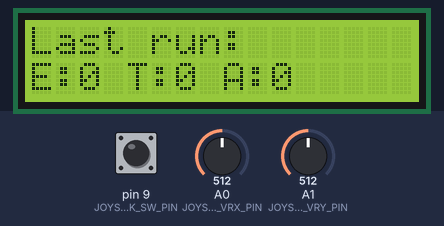
A sketch run on a simulated Arduino Uno, built with avr-gcc and run on an emulated ATmega328P. Shown: 16×2 character LCD. Inputs (shaded band) come from the test bench; at power-on: pin 9 (JOYSTICK_SW_PIN) HIGH, A0 (JOYSTICK_VRX_PIN) = 512, A1 (JOYSTICK_VRY_PIN) = 512. Random numbers use the default seed unless the sketch sets one.

Above: at 1.2 s.
1.3 s: pin 9 (JOYSTICK_SW_PIN) pulled LOW for 0.15 s
At 2.4 s:
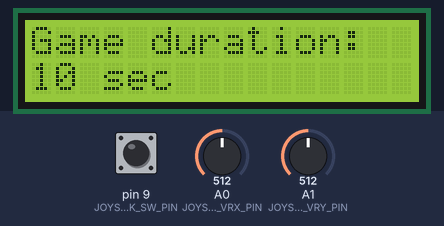
At 4.2 s:
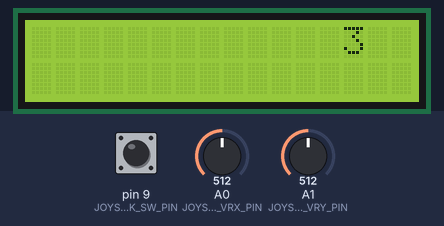
4.4 s: A0 (JOYSTICK_VRX_PIN) set to 406
7.4 s: A0 (JOYSTICK_VRX_PIN) set to 392
10.4 s: pin 9 (JOYSTICK_SW_PIN) pulled LOW for 1 s
At 25.2 s:
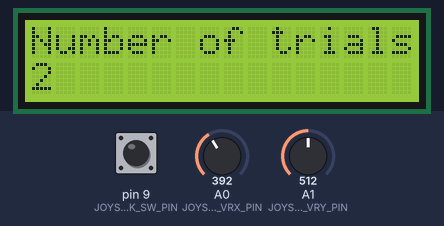
Timing chart, 0 to 26.7 s (numbered marks = the images above; inputs shaded):
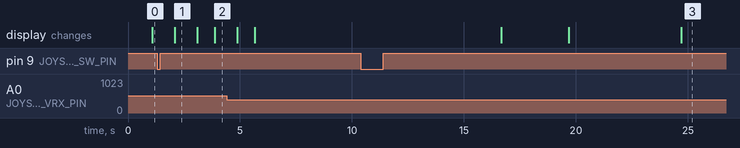

Measured:
- after the input at 7.4 s, every drawn part: stays the same
- what the display in image 1 shows lasts 1.0 s, from 2.1 s to 3.1 s

The sketch:

3_reaction_time.ino
```cpp
#include <LiquidCrystal.h>
#include <PinChangeInterrupt.h>
#include <PinChangeInterruptBoards.h>
#include <PinChangeInterruptPins.h>
#include <PinChangeInterruptSettings.h>

/* pin setup for LCD */
LiquidCrystal lcd(2,3,4,5,6,7);

/* other pins */
#define JOYSTICK_SW_PIN 9
#define JOYSTICK_VRX_PIN A0
#define JOYSTICK_VRY_PIN A1

/* Timer defines to generate 1 ms */
#define TIM1_OCR_VAL_DEFAULT 2000 //  1m * 16M / 8
#define TIM0_OCR_VAL_DEFAULT 250  //  1m * 16M / 64

/* joystick thresholds */
#define LEFT_THRESHOLD  800 // more than this will be registered as left
#define RIGHT_THRESHOLD 400 // less than this will be registered as right
#define UP_THRESHOLD    400 // less than this will be registered as up
#define DOWN_THRESHOLD  800 // more than this will be registered as down

/* game parameters */
#define GAME_MAX_TIME_MS  10000 // 10 seconds of game time

/* Enum used for the joystick direction */
typedef enum _direction_t {
  LEFT = 0,
  RIGHT = 1,
  UP = 2,
  DOWN = 3,
  BUTTON = 4,
  NONE = 5,
} direction_t;

/* ISR flags & timer counters */
volatile unsigned long globalMs = 0; // keeping track of number of ms passed since last: for timer 1
volatile unsigned long globalMs_t0 = 0; // keeping track of number of ms passed since last: for timer 0
volatile bool timerStarted = false; // keeping track of if the timer is started or not: for timer 1
volatile bool timerStarted_t0 = false; // keeping track of if the timer is started or not: for timer 0
volatile bool gameStarted = false; // keeping track of if the game has started
volatile bool gameRunning = false; // keeping track of if the game is currently running
volatile bool joystickButtonPressed = false; // if the button is pressed

/* Other global variables */
direction_t lastDirectionRead = NONE; // last direction read by the get_direction() function
unsigned long trialCount = 0; // count the number of trials
unsigned long errorCount = 0; // count the number of errors during the game
double totalReactionTime = 0; // sum up the reaction times


void setup() {
  // put your setup code here, to run once:
  lcd.begin(16, 2);
  Serial.begin(57600);
  pinMode(JOYSTICK_SW_PIN, INPUT_PULLUP);

  /* Only one interrupt used here, for the joystick SW */
  attachPCINT(digitalPinToPCINT(JOYSTICK_SW_PIN), handleButton, FALLING);

  /* Reset timers */
  stopTimer();
  stopTimer_0();
}


void loop() {
  lcd.clear();
  lcd.setCursor(0, 0);
  lcd.print("Press button to");
  lcd.setCursor(0, 1);
  lcd.print("  start game!");

  myDelay(1000);

  lcd.clear();
  lcd.setCursor(0, 0);
  lcd.print("Last run: ");
  lcd.setCursor(0, 1);
  lcd.print("E:");
  lcd.print(errorCount);
  lcd.print(" T:");
  lcd.print(trialCount);
  lcd.print(" A:");
  if (trialCount != 0) lcd.print(totalReactionTime/(1000*trialCount));
  else lcd.print(0);

  myDelay(1000);

  lcd.clear();
  lcd.setCursor(0, 0);
  lcd.print("Game duration:");
  lcd.setCursor(0, 1);
  lcd.print(GAME_MAX_TIME_MS/1000);
  lcd.print(" sec");

  myDelay(1000);

  while (gameRunning) {
    /* Reset stats */
    trialCount = 0;
    errorCount = 0;
    totalReactionTime = 0;

    /* Countdown to get ready */
    lcd.clear();
    lcd.setCursor(0, 0);
    lcd.print("Get ready ... ");

    myDelay(1000);
    lcd.clear();
    lcd.print("             3");

    myDelay(1000);
    lcd.clear();
    lcd.print("             2");

    myDelay(1000);
    lcd.clear();
    lcd.print("             1");

    myDelay(1000);

    startTimer(); // start global timer, game automatically ends when we reach MAX_GAME_TIME

    while (globalMs < GAME_MAX_TIME_MS) {
      // get random direction
      direction_t dir = random(0, 5);

      startTimer_0();
      joystickButtonPressed = false;
      lcd.setCursor(0, 1);
      while (true) {
        if (globalMs_t0 % 250 == 0) lcd.clear();
        lcdPrintDirection(dir);
        lcd.setCursor(0, 1);
        lcd.print("Time ms: ");
        lcd.print(globalMs_t0);

        /* Wait for correct user input and increase error count if needed */
        direction_t userEntered = getJoystickDirection();
        if (userEntered != NONE) {
          if (userEntered == dir) {
            break;
          } else {
            errorCount++;
          }
        }

        /* Handle button press (flag from ISR) */
        if (joystickButtonPressed && dir == BUTTON) {
          joystickButtonPressed = false;
          break;
        }

        /* Increase error count when prompt is not button but button is pressed */
        if (joystickButtonPressed && dir != BUTTON) {
          errorCount++;
          joystickButtonPressed = false;
        }

        /* Handle main timer overflow while waiting for user input */
        if (globalMs > GAME_MAX_TIME_MS) {
          gameRunning = false;
          break;
        }
      }

      if (!gameRunning) {
        stopTimer_0();
        break; // go to game over
      }

      trialCount++;
      lcd.clear(); // clear screen to indicate that successful
      totalReactionTime += stopTimer_0();
      joystickButtonPressed = false;
    }
    stopTimer();
    lcd.clear();
    lcd.print("Game over.");
    myDelay(3000);

    lcd.setCursor(0, 0);
    lcd.print("Number of errors: ");
    lcd.setCursor(0, 1);
    lcd.print(errorCount);
    myDelay(5000);

    lcd.clear();
    lcd.setCursor(0, 0);
    lcd.print("Number of trials: ");
    lcd.setCursor(0, 1);
    lcd.print(trialCount);
    myDelay(5000);

    lcd.clear();
    lcd.setCursor(0, 0);
    lcd.print("Avg time per trial (s): ");
    lcd.setCursor(0, 1);
    lcd.print(totalReactionTime/(1000*trialCount));
    myDelay(5000);

    gameRunning = false;
  }
}

/* Used in polling mode, returns the direction of the joystick if any is detected (based on thresholds) */
/* Only update on edge: NONE -> direction */
direction_t getJoystickDirection() {
  int x_value = analogRead(JOYSTICK_VRX_PIN);
  int y_value = analogRead(JOYSTICK_VRY_PIN);
  direction_t direction = NONE;

  if (y_value > LEFT_THRESHOLD) {
    direction = LEFT;
  }

  if (y_value < RIGHT_THRESHOLD) {
    direction = RIGHT;
  }

  if (x_value > DOWN_THRESHOLD) {
    direction = DOWN;
  }

  if (x_value < UP_THRESHOLD) {
    direction = UP;
  }

  if (lastDirectionRead != direction) {
    lastDirectionRead = direction;
    return direction;
  }

  lastDirectionRead = direction;
  return NONE;
}

void lcdPrintDirection(direction_t dir) {
  switch (dir) {
        case LEFT:
        lcd.print("       <=");
        break;
        case RIGHT:
        lcd.print("       =>");
        break;
        case UP:
        lcd.print("       ^");
        break;
        case DOWN:
        lcd.print("       v");
        break;
        case BUTTON:
        lcd.print("       +");
        break;
  }
}

/* Since the native delay() function uses T0, we have to reimplement it */
void myDelay(unsigned long ms) {
  startTimer_0();
  while(globalMs_t0 < ms) {};
  stopTimer_0();
}

void handleButton() {
  if (!gameRunning) {
    gameRunning = true;
  }
  joystickButtonPressed = true;
}


void changeOCR1(uint16_t OCR1val) {
  /* change value of OCR1A */
  OCR1A = OCR1val;
}

/* initialize the timer so that it triggers an interrupt at every 1 ms  */
void startTimer() {
  cli(); //stop all interrupts
  // turn on CTC mode
  TCCR1A = 0;
  TCCR1B = 0;
  TCCR1B |= (1 << WGM12);

  // Set CS12 bit for prescaler 8
  TCCR1B |= (1 << CS11);

  //initialize counter value to 0;
  TCNT1  = 0;

  // set timer count: OCR = 1 ms * 16 MHz/8 = 2000
  OCR1A = TIM1_OCR_VAL_DEFAULT;

  // enable timer compare interrupt
  TIMSK1 |= (1 << OCIE1A);

  sei();//allow interrupts
  timerStarted = true;
}

void startTimer_0() {
  cli();
  // Turn on CTC mode
  TCCR0A = 0;
  TCCR0B = 0;
  TCCR0A |= (1 << WGM01); //  ATmega328P, table 14-8.

  // Set CS01 and CS00 bits for prescaler 64
  TCCR0B &= ~(1 << CS02);
  TCCR0B |= (1 << CS01);
  TCCR0B |= (1 << CS00);

  // set counter to 0
  TCNT0 = 0;

  // set OCR to correct value to generate 1ms interrupts
  OCR0A = TIM0_OCR_VAL_DEFAULT;

  // enable timer compare interrupt
  TIMSK0 |= (1 << OCIE0A);
  sei();
  timerStarted_t0 = true;
}

double stopTimer_0() {
  double retval = globalMs_t0 + ((double)TCNT0)/TIM0_OCR_VAL_DEFAULT;
  cli();

  /* turn off the clock */
  TCCR0B &= ~(1 << CS02);
  TCCR0B &= ~(1 << CS01);
  TCCR0B &= ~(1 << CS00);

  /* reset counter to 0 */
  TCNT0 = 0;

  sei();
  globalMs_t0 = 0;
  timerStarted_t0 = false;
  return retval;
}

/* stop timer and return time passed as a double, reset the globalMs value */
double stopTimer() {
  double retval = globalMs + ((double)TCNT1)/TIM1_OCR_VAL_DEFAULT;
  cli();

  /* turn off the clock */
  TCCR1B &= ~(1<< CS12);
  TCCR1B &= ~(1<< CS11);
  TCCR1B &= ~(1<< CS10);

  /* reset counter to 0 */
  TCNT1 = 0;

  sei();
  globalMs = 0; // reset globalMs
  timerStarted = false;
  return retval;
}

/* Timer ISRs */

/* Global counter for game time */
ISR(TIMER1_COMPA_vect) {
  globalMs++;
}

/* Counter used to time each symbol */
ISR(TIMER0_COMPA_vect) {
  globalMs_t0++;
}
```
